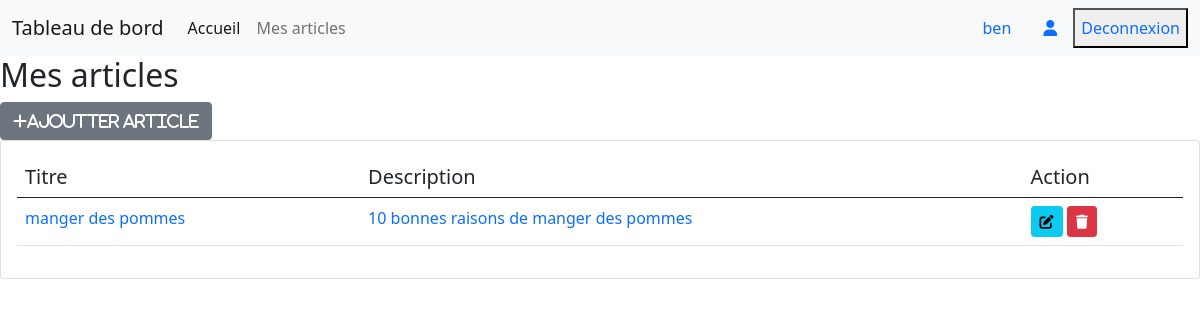
The page /my-admin/my-articles (signed in) on the database its author committed.
### store/models.py (models this page shows, shortened)
class CreateBlog(models.Model):
    user = models.ForeignKey(User, on_delete=models.CASCADE, null=True)
    title = models.CharField(max_length=255)
    category = models.ForeignKey(Category, on_delete=models.CASCADE)
    slug = models.SlugField()
    intro = models.TextField()
    auteur = models.TextField()
    body = models.TextField()
    image = models.ImageField(upload_to='images', blank=True)
    date_added = models.DateTimeField(auto_now_add=True)
    date_update = models.DateTimeField(auto_now=True)
    def __str__(self):
        return self.title
    class Meta:
        ordering = ['-date_added', '-date_update']

### app_admin/views.py (the view)
# urls.py: path('my-articles', user_articles, name="my-articles"),
@login_required
def user_articles(request):
    has_perm=True
    if request.user.has_perm("store.delete_article"):
        has_perm=True
    list_articles = CreateBlog.objects.filter(user=request.user)
    return render(request,'my-articles.html',{'list_articles':list_articles ,'has_perm':has_perm})

### app_admin/templates/my-articles.html (shortened to what this page needs)
<!doctype html>
<html lang="en">
  <head>
    <link rel="stylesheet" href="https://cdnjs.cloudflare.com/ajax/libs/font-awesome/6.4.0/css/all.min.css" />
    <link href="https://cdn.jsdelivr.net/npm/bootstrap@5.0.2/dist/css/bootstrap.min.css" rel="stylesheet">
  </head>
  <body>
    <nav class="navbar navbar-expand-lg navbar-light bg-light">
  <div class="container-fluid">
    <a class="navbar-brand" href="#">Tableau de bord</a>
    <div class="collapse navbar-collapse" id="navbarSupportedContent">
      <ul class="navbar-nav me-auto mb-2 mb-lg-0">
        <li class="nav-item">
          <a class="nav-link active" aria-current="page" href="{% url 'index' %}">Accueil</a>
        </li>
        <li class="nav-item">
          <a class="nav-link" href="{% url 'my-articles' %}">Mes articles</a>
        </li>
      </ul>
      <form class="d-flex">
        {% if user.is_authenticated %}
          <span class="nav-link" >{{user.username}}</span>
          {% endif %}
          <a class="nav-link" href="#"><i class="fa-solid fa-user"></i></a>
           {% if user.is_authenticated %}
          <button type="button"><a href="{% url 'logout'%}" style="text-decoration:none;" >Deconnexion</a></button>
            {% endif %}
       </form>
    </div>
  </div>
</nav>
   <div class="col-md-12"><h2> Mes articles </h2></div>
    <div class="col-md-12">
        <a href="{% url 'ajouter-article'%}" class="btn btn-secondary float-right"><i class="fas fa-plus">Ajoutter article</i></a>
    </div>
   {% if list_articles%}
   <div class="card">
    <div class="card-body">
        <table class="table table-hover">
            <thead>
                <tr>
                    <th class="h5">Titre</th>
                     <th class="h5">Description</th>
                    <th class="h5">Action</th>
                </tr>
            </thead>
             <tbody>
                  {% for article in list_articles %}
                <tr>
                    <td><a href="#"  style="text-decoration:none;" > {{article}}</a></td>
                    <td><a href="#"  style="text-decoration:none;"> {{article.intro}}</a></td>
                     <td>
                        <a href="{% url 'update-article' article.id %}" class="btn btn-info btn-sm"><i class="fas fa-edit"></i></a>
                        {% if has_perm %}
                        <a href="{% url 'delete-article' article.id %}" class="btn btn-danger btn-sm" ><i class="fas fa-trash"></i></a>
                          {% endif %}
                     </td>
                </tr>
                {% endfor %}
        </tbody>
        </table>
   </div>
   </div>
         {% else %}
                 <p> vous n'avez pas encore publier d'articles </p>
                  {% endif %}
  </body>
</html>

### rows shown on the page
CreateBlog: title "manger des pommes", intro "10 bonnes raisons de manger des pommes"

### other values the page prints
{{ user.username }} "ben"
